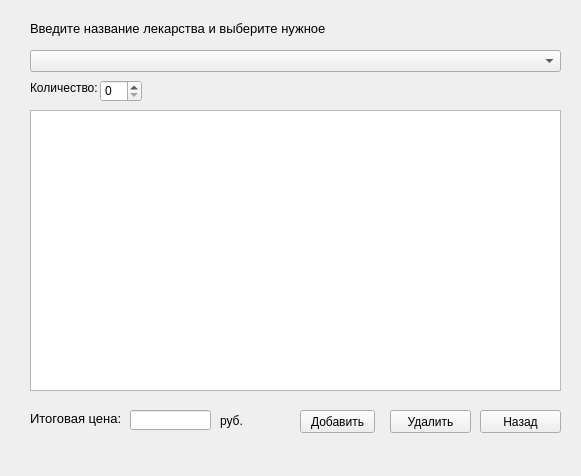
<?xml version="1.0" encoding="UTF-8"?>
<ui version="4.0">
 <class>Form2</class>
 <widget class="QWidget" name="Form2">
  <property name="geometry">
   <rect>
    <x>0</x>
    <y>0</y>
    <width>581</width>
    <height>476</height>
   </rect>
  </property>
  <property name="windowTitle">
   <string>Form</string>
  </property>
  <widget class="QLabel" name="label">
   <property name="geometry">
    <rect>
     <x>30</x>
     <y>20</y>
     <width>311</width>
     <height>16</height>
    </rect>
   </property>
   <property name="font">
    <font>
     <pointsize>10</pointsize>
    </font>
   </property>
   <property name="text">
    <string>Введите название лекарства и выберите нужное</string>
   </property>
  </widget>
  <widget class="QListWidget" name="listWidget">
   <property name="geometry">
    <rect>
     <x>30</x>
     <y>110</y>
     <width>531</width>
     <height>281</height>
    </rect>
   </property>
  </widget>
  <widget class="QComboBox" name="comboBox">
   <property name="geometry">
    <rect>
     <x>30</x>
     <y>50</y>
     <width>531</width>
     <height>22</height>
    </rect>
   </property>
  </widget>
  <widget class="QLabel" name="label_2">
   <property name="geometry">
    <rect>
     <x>30</x>
     <y>410</y>
     <width>101</width>
     <height>16</height>
    </rect>
   </property>
   <property name="font">
    <font>
     <pointsize>10</pointsize>
    </font>
   </property>
   <property name="text">
    <string>Итоговая цена:</string>
   </property>
  </widget>
  <widget class="QLineEdit" name="lineEdit">
   <property name="geometry">
    <rect>
     <x>130</x>
     <y>410</y>
     <width>81</width>
     <height>20</height>
    </rect>
   </property>
  </widget>
  <widget class="QPushButton" name="pushButton_delete">
   <property name="geometry">
    <rect>
     <x>390</x>
     <y>410</y>
     <width>81</width>
     <height>23</height>
    </rect>
   </property>
   <property name="text">
    <string>Удалить</string>
   </property>
  </widget>
  <widget class="QPushButton" name="pushButton_back">
   <property name="geometry">
    <rect>
     <x>480</x>
     <y>410</y>
     <width>81</width>
     <height>23</height>
    </rect>
   </property>
   <property name="text">
    <string>Назад</string>
   </property>
  </widget>
  <widget class="QPushButton" name="pushButton_add">
   <property name="geometry">
    <rect>
     <x>300</x>
     <y>410</y>
     <width>75</width>
     <height>23</height>
    </rect>
   </property>
   <property name="text">
    <string>Добавить</string>
   </property>
  </widget>
  <widget class="QLabel" name="label_3">
   <property name="geometry">
    <rect>
     <x>30</x>
     <y>80</y>
     <width>71</width>
     <height>16</height>
    </rect>
   </property>
   <property name="text">
    <string>Количество:</string>
   </property>
  </widget>
  <widget class="QSpinBox" name="spinBox">
   <property name="geometry">
    <rect>
     <x>100</x>
     <y>80</y>
     <width>42</width>
     <height>22</height>
    </rect>
   </property>
  </widget>
  <widget class="QLabel" name="label_4">
   <property name="geometry">
    <rect>
     <x>220</x>
     <y>410</y>
     <width>47</width>
     <height>21</height>
    </rect>
   </property>
   <property name="text">
    <string>руб.</string>
   </property>
  </widget>
 </widget>
 <resources/>
 <connections/>
</ui>
